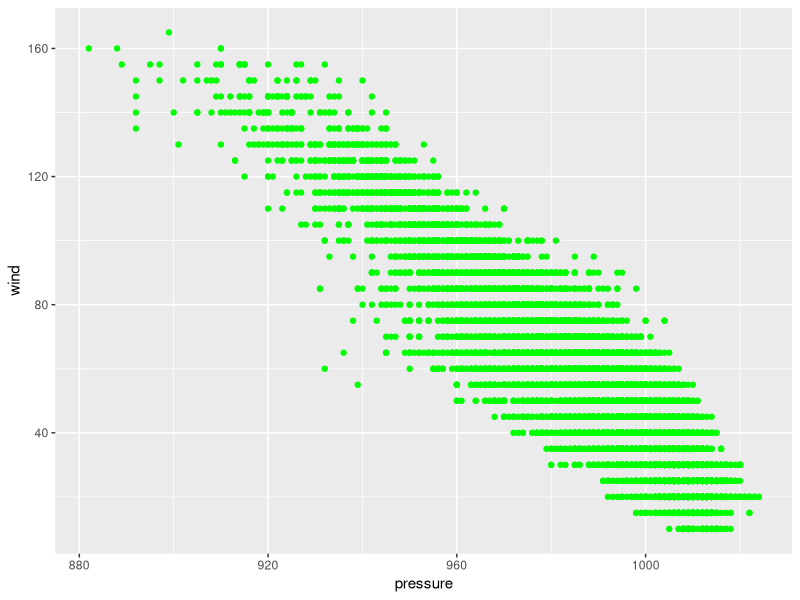

R code for this plot:
## ---- chunk 1
#4
library(tidyverse)
library(ggplot2)

#9
ggplot(data = storms) +
  geom_point(mapping = aes(x = pressure, y = wind),color = "green")

## ---- chunk 2


## ---- chunk 3


